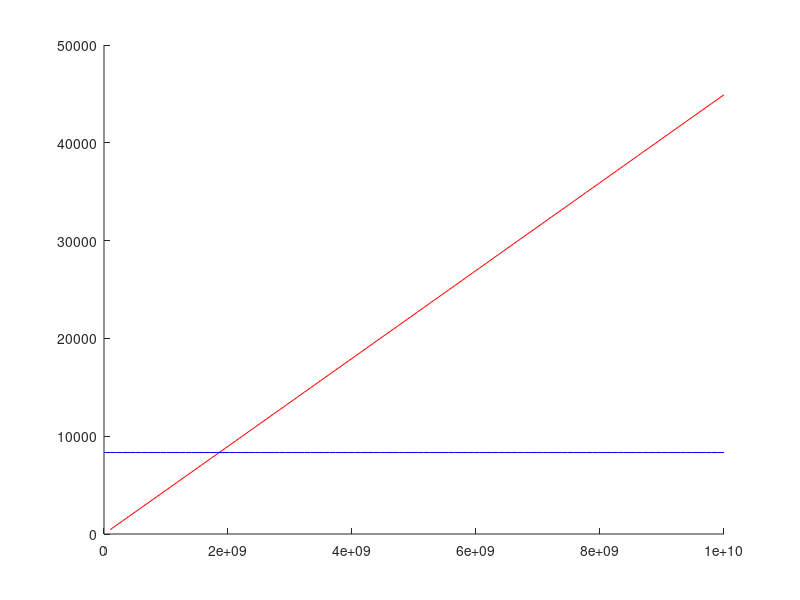

Recreate this plot in MATLAB.
T50=50;        % Temperature of 50 [K]
Hc50=104.698;  % Coercive field at 50[K] in [Oe] 
Ms50=41.79;    % Magnetic saturation at 50 [K] in [emu/g]    
T300=300;      % Temperature of 300 [K]
Hc300=5.787;   % Coercive field at 300[K] in [Oe]    
Ms300=34.99;   % Magnetic saturation at 300[K] in [emu/g]

pd=5320;                      % Density [Kg/m3]
Hc=Hc50*(1e3/(4*pi()))        % Coercive field in [A/m]
Ms=Ms50*pd                    % Magnetic saturation in [A/m]
B=0.5;                        % Random easy axis constant
tm=136;                       % Measurement time [s]
t0=1e-11;                     % Attempt time [s]
kb=1.38064852e-23;            % Boltzmann constant [J/K]
d=13;                         % Particle diameter [nm]
V=(4/3)*pi()*((d*1e-9)/2)^3   % Particle volume [m3]
T=T50;                        % Temperature [K]

Keff=linspace(0,1e10,100);    % Anisotropy [J/m3]

LHS=Hc;
RHS=((2.*B.*Keff)./Ms).*(1-((kb.*T.*log(tm./t0))./(Keff.*V)).^B); 

clf;
figure(1); hold on;
plot(Keff,RHS,'r-');
plot(Keff,LHS*ones(size(Keff)),'b-');
hold off;

% Results: Keff(50)=1.86e9 [J/m3], Keff(300)=8.883e7;
% Compute the Keff(0) and T0 values
Keff50=1.86e9;
Keff300=8.883e7;

T5=5;
Keff5=5.9e5;
T280=280;
Keff280=1.1e4;
T0=(Keff280.*T5-Keff5.*T280)./(Keff280-Keff5)
Keff0=Keff280./(1-T280/T0)

Tb=257;
KeffB=Keff0*(1-Tb/T0)

tN=t0.*2.718^((KeffB.*V)/(kb.*Tb))
fN=1/tN
